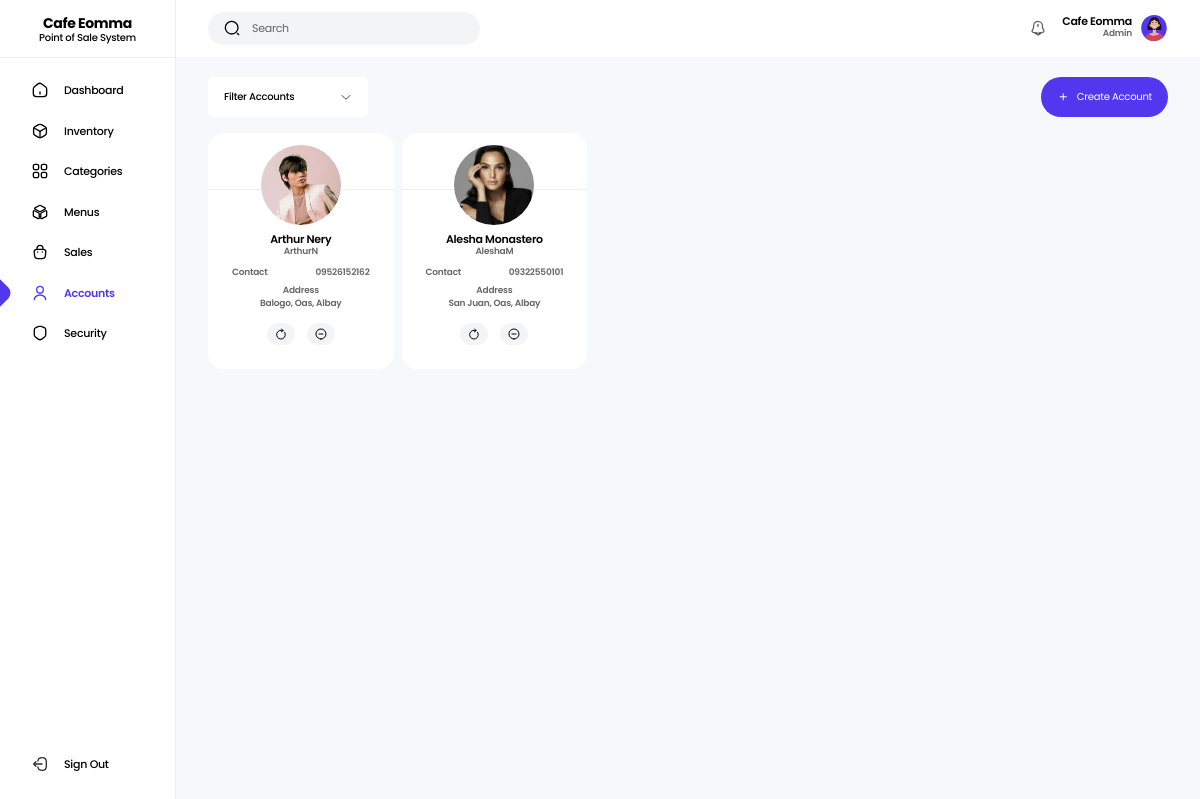
/app/Views/accounts.php (signed in), run on the app's committed database.
### tables this page shows
CREATE TABLE `accounts` (
  `id` int(11) NOT NULL,
  `user_id` varchar(200) NOT NULL,
  `fullname` varchar(100) NOT NULL,
  `username` varchar(50) NOT NULL,
  `gender` varchar(20) NOT NULL,
  `contact_number` varchar(11) NOT NULL,
  `address` varchar(100) NOT NULL,
  `password` varchar(200) NOT NULL,
  `role_id` varchar(200) NOT NULL,
  `account_status` varchar(20) NOT NULL,
  `profile` tinyint(4) NOT NULL,
  `date_created` datetime NOT NULL
);

CREATE TABLE `roles` (
  `id` int(11) NOT NULL,
  `role_id` varchar(200) NOT NULL,
  `role_name` varchar(50) NOT NULL,
  `date_created` datetime NOT NULL
);

### app/Utils/Utilities.php (called while the page is built, shortened)
<?php
class Utilities
{
  public static function isAdmin(): bool
  {
    return isset($_SESSION['role']) AND $_SESSION['role'] == "b2fd54eb-4e49-11ee-8673-088fc30176f9" ? true : false;
  }
}

### app/Utils/DbHelper.php (called while the page is built, shortened)
<?php
class DbHelper
{
  private $stmt;
  private $conn;
  public function __construct(PDO $db)
  {
    $this->conn = $db;
  }
  public function query(string $query, array $values = []): string
  {
    $this->stmt = $this->conn->prepare($query);
    return empty($values)
      ? $this->stmt->execute()
      : $this->stmt->execute($values);
  }
  public function fetch(): stdClass
  {
    return $this->stmt->fetch(PDO::FETCH_OBJ);
  }
  public function fetchAll(): array
  {
    return $this->stmt->fetchAll(PDO::FETCH_OBJ);
  }
}

### config/init.php (called while the page is built, shortened)
<?php
$database = new Database();
$conn = $database->getConnetion($_ENV['DB_HOST'], $_ENV['DB_NAME'], $_ENV['DB_USERNAME'], $_ENV['DB_PASSWORD']);
$helper = new DbHelper($conn);
$accountController = new AccountController($helper);
if(isset($_SESSION['uid'])){
  $helper->query("SELECT * FROM `accounts` a LEFT JOIN `roles` r ON a.role_id=r.role_id WHERE a.user_id = ?", [$_SESSION['uid']]);
  $user_data = $helper->fetch();
}

### app/Controllers/AccountController.php (called while the page is built, shortened)
<?php
class AccountController extends FileUpload implements AppInterface
{
  private $helper;
  public function __construct(DbHelper $helper)
  {
    $this->helper = $helper;
  }
  public function show(): array
  {
    $this->helper->query("SELECT * FROM `accounts` WHERE NOT `role_id` = ? ORDER BY `id` DESC", ['b2fd54eb-4e49-11ee-8673-088fc30176f9']);
    return $this->helper->fetchAll();
  }
}

### app/Views/accounts.php (the view, shortened to what this page needs)
<?php
  require_once __DIR__.'/../../config/init.php';
  require('./app/Views/partials/_header.php');
?>
  <main class="min-h-screen grid md:grid-cols-[11rem_auto] bg-light-gray">
    <?php require('./app/Views/partials/_sidebar.php') ?>
    <section>
      <?php require('./app/Views/partials/_topnav.php') ?>
      <div class="pt-20 md:pt-5 pb-5 px-8">
        <div class="flex items-center justify-between gap-4 mb-4">
          <select class="filter-select appearance-none w-[10rem] h-10 bg-white text-[10px] font-medium text-black px-4 rounded-md">
            <option value="">Filter Accounts</option>
          </select>
          <a href="<?php echo SYSTEM_URL ?>create-account" class="w-max h-10 flex items-center gap-2 bg-primary text-xs text-white py-2 px-4 rounded-full">
            <i class="ri-add-line"></i>
            <p class="text-[10px]">Create Account</p>
          </a>
        </div>
        <?php if(count($accountController->show()) > 0){ ?>
          <div class="grid sm:grid-cols-4 lg:grid-cols-5 xl:grid-cols-7 gap-2">
            <?php foreach($accountController->show() as $account): ?>
              <div class="search-area bg-white rounded-2xl py-6">
                <div class="relative pb-8 border-b border-b-gray-300/40">
                  <img src="<?php echo SYSTEM_URL ?>uploads/users/<?= $account->profile == 1 ? $account->user_id.".jpg" : $account->gender.".svg" ?>" alt="profile" class="absolute -top-3 left-1/2 -translate-x-1/2 w-20 h-20 object-cover rounded-full">
                </div>
                <div class="pt-11 px-6">
                  <p class="finder1 text-[11px] font-semibold text-black text-center leading-none"><?= $account->fullname ?></p>
                  <p class="finder2 text-[9px] font-semibold text-center text-black/60 mb-2"><?= $account->username ?></p>
                  <div class="flex justify-between gap-2 mb-1">
                    <p class="text-[9px] font-semibold text-center text-black/60">Contact</p>
                    <p class="finder3 text-[9px] font-semibold text-center text-black/60"><?= $account->contact_number ?></p>
                  </div>
                  <div class="flex flex-col items-center mb-3">
                    <p class="text-[9px] font-semibold text-center text-black/60">Address</p>
                    <p class="finder4 text-[9px] font-semibold text-center text-black/60"><?= $account->address ?></p>
                  </div>
                  <div class="flex justify-center gap-3">
                    <a href="<?php echo SYSTEM_URL ?>account/<?= $account->user_id ?>" class="bg-gray-100 py-[5px] px-2 rounded-full" title="Update Account">
                      <img src="<?php echo SYSTEM_URL ?>public/icons/rotate-right-linear.svg" alt="update" class="w-3 h-3">
                    </a>
                    <?php if($account->account_status == "active"){ ?>
                      <button type="button" class="deactivate-btn bg-gray-100 py-[5px] px-2 rounded-full disabled:cursor-wait" title="Deactivate Account" data-id="<?= $account->user_id ?>">
                        <img src="<?php echo SYSTEM_URL ?>public/icons/minus-cirlce-linear.svg" alt="deactivate" class="w-3 h-3 pointer-events-none">
                      </button>
                    <?php } ?>
                  </div>
                </div>
              </div>
            <?php endforeach ?>
          </div>
        <?php } ?>
      </div>
    </section>
  </main>
<?php require('./app/Views/partials/_footer.php') ?>

### app/Views/partials/_topnav.php (shortened to what this page needs)
<div class="fixed md:static top-0 inset-x-0 flex items-center justify-between gap-4 px-8 py-3 bg-white z-[3]">
  <div class="flex-1 sm:flex-initial flex items-center gap-3">
    <div class="flex-1 sm:flex-initial flex items-center gap-3 px-4 bg-gray-100 py-2 rounded-full">
      <img src="<?php echo SYSTEM_URL ?>public/icons/search-normal-linear.svg" alt="search" class="w-4 h-4">
      <input type="text" id="search-input" class="text-[11px] placeholder:text-black/60 bg-transparent" placeholder="Search" autocomplete="off">
    </div>
  </div>
  <div class="flex items-center gap-2">
    <?php if(Utilities::isAdmin()){ ?>
      <div class="relative">
        <img src="<?php echo SYSTEM_URL ?>public/icons/notification-bing-linear.svg" alt="notification" role="button" class="show-notification w-4 h-4 mr-2">
      </div>
    <?php } ?>
    <div class="hidden sm:block text-right">
      <p class="text-[11px] font-semibold text-black leading-none"><?php echo isset($user_data) ? $user_data->fullname : "" ?></p>
      <p class="text-[9px] font-semibold text-black/60"><?php echo isset($user_data) ? $user_data->role_name : "" ?></p>
    </div>
    <img src="<?php echo SYSTEM_URL ?>uploads/users/<?= $user_data->profile == 1 ? $user_data->user_id.".jpg" : $user_data->gender.".svg" ?>" alt="profile" class="w-7 h-7 object-cover rounded-full">
  </div>
</div>

### data on the page
accounts: fullname "Cafe Eomma", roles.role_name "Admin", gender (picture)
accounts: user (picture), fullname "Arthur Nery", username "ArthurN", contact_number "09526152162", address "Balogo, Oas, Albay"
accounts: user (picture), fullname "Alesha Monastero", username "AleshaM", contact_number "09322550101", address "San Juan, Oas, Albay"
